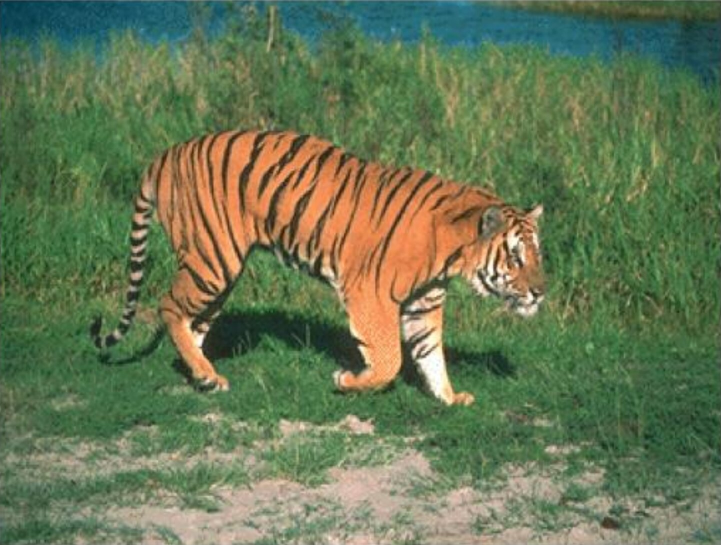
#> input picture src/Question3/Tiger.jpg, 1442 x 1089 px (shown at 1/2 size)
$ python 3c.py
#> lines starting #> are read from the running program, lines starting #| are printed output that depends on the picture; after the words box and inside, x2 and y2 are one past the last pixel; in counts of white or black regions, pixels touching at a corner belong together
import os
import cv2
import numpy as np
from skimage.segmentation import slic
from skimage.color import rgb2lab
from sklearn.cluster import KMeans
import matplotlib.pyplot as plt

# ---------- CONFIG ----------
IMAGE_PATH = "Tiger.jpg"
OUTPUT_PATH = "segmented_auto_no_shadow.png"
USE_AUTO_MAPPING = True
N_SEGMENTS = 800
K_CLUSTERS = 4
CLAHE = True

# ---------- pattern generators ----------
def diagonal_stripes(h, w, stripe_w=12, col1=(255,140,0), col2=(0,0,0)):
    X, Y = np.meshgrid(np.arange(w), np.arange(h))
    diag = ((X + Y) // stripe_w) % 2
    canvas = np.zeros((h, w, 3), dtype=np.uint8)
    canvas[diag == 0] = col1
    canvas[diag == 1] = col2
    return canvas

def crosshatch(h, w, spacing=12, line_col=(0,100,0), bg_col=(200,255,200), thickness=2):
    canvas = np.full((h, w, 3), bg_col, dtype=np.uint8)
    for x in range(-h, w, spacing):
        cv2.line(canvas, (x, 0), (x + h, h), line_col, thickness)
    for x in range(0, w + h, spacing):
        cv2.line(canvas, (x, 0), (x - h, h), line_col, thickness)
    return canvas

def dotted(h, w, spacing=16, dot_col=(150,110,80), bg_col=(245,240,230), r=3):
    canvas = np.full((h, w, 3), bg_col, dtype=np.uint8)
    for y in range(spacing//2, h, spacing):
        for x in range(spacing//2, w, spacing):
            cv2.circle(canvas, (x, y), r, dot_col, -1)
    return canvas

def solid_blue(h, w, color=(30,144,255)):
    canvas = np.full((h, w, 3), color, dtype=np.uint8)
    return canvas

# ---------- helpers ----------
def clean_mask_bool(mask_bool, ksize=5):
    m = (mask_bool.astype(np.uint8) * 255)
    kernel = cv2.getStructuringElement(cv2.MORPH_ELLIPSE, (ksize, ksize))
    m = cv2.morphologyEx(m, cv2.MORPH_OPEN, kernel, iterations=1)
    m = cv2.morphologyEx(m, cv2.MORPH_CLOSE, kernel, iterations=1)
    return (m > 0)

def apply_pattern_rgb(base_bgr, mask_bool, pattern_rgb, alpha=1.0):
    base_rgb = cv2.cvtColor(base_bgr, cv2.COLOR_BGR2RGB)
    pat = cv2.resize(pattern_rgb, (base_rgb.shape[1], base_rgb.shape[0]))
    out = base_rgb.copy()
    for c in range(3):
        out[:,:,c][mask_bool] = (alpha * pat[:,:,c][mask_bool] + (1-alpha) * out[:,:,c][mask_bool]).astype(np.uint8)
    return cv2.cvtColor(out, cv2.COLOR_RGB2BGR)

def apply_clahe_bgr(img_bgr):
    lab = cv2.cvtColor(img_bgr, cv2.COLOR_BGR2LAB)
    l, a, b = cv2.split(lab)
    clahe = cv2.createCLAHE(clipLimit=2.0, tileGridSize=(8,8))
    l2 = clahe.apply(l)
    lab2 = cv2.merge((l2, a, b))
    return cv2.cvtColor(lab2, cv2.COLOR_LAB2BGR)

# ---------- segmentation ----------
def superpixel_kmeans(img_bgr, n_segments=700, k=4):
    img_rgb = cv2.cvtColor(img_bgr, cv2.COLOR_BGR2RGB)
    segments = slic(img_rgb, n_segments=n_segments, compactness=10, start_label=0)
    lab = rgb2lab(img_rgb)
    sp_ids = np.unique(segments)
    feats = np.array([lab[segments == s].mean(axis=0) for s in sp_ids], dtype=np.float32)
    km = KMeans(n_clusters=k, random_state=0).fit(feats)
    labels = np.zeros(segments.shape, dtype=np.int32)
    for idx, s in enumerate(sp_ids):
        labels[segments == s] = int(km.labels_[idx])
    return labels, km.cluster_centers_

def compute_cluster_mean_hsv(img_bgr, labels, k):
    img_hsv = cv2.cvtColor(img_bgr, cv2.COLOR_BGR2HSV)
    centers_hsv = []
    for i in range(k):
        mask = (labels == i)
        if mask.sum() == 0:
            centers_hsv.append((0,0,0))
            continue
        vals = img_hsv[mask]
        mean = vals.mean(axis=0).astype(int)
        centers_hsv.append(tuple(int(x) for x in mean))
    return centers_hsv

def auto_map_by_hue(centers_hsv):
    mapping = {}
    hues = np.array([c[0] for c in centers_hsv])
    sats = np.array([c[1] for c in centers_hsv])
    assigned = set()
    for i,(h,s) in enumerate(zip(hues,sats)):
        if 90 <= h <= 140 and s > 40:
            mapping[i] = 'water'; assigned.add(i); break
    for i,(h,s) in enumerate(zip(hues,sats)):
        if i in assigned: continue
        if 35 <= h <= 90 and s > 40:
            mapping[i] = 'grass'; assigned.add(i); break
    for i,(h,s) in enumerate(zip(hues,sats)):
        if i in assigned: continue
        if (h <= 25 or h >= 160) and s > 40:
            mapping[i] = 'tiger'; assigned.add(i); break
    for i in range(len(centers_hsv)):
        if i not in assigned:
            mapping[i] = 'ground'
    return mapping

# ---------- GrabCut refine ----------
def refine_with_grabcut(img_bgr, init_mask_bool, iter_count=7):
    h, w = init_mask_bool.shape
    gc_mask = np.full((h, w), cv2.GC_PR_BGD, dtype=np.uint8)
    gc_mask[init_mask_bool] = cv2.GC_PR_FGD
    sure_fg = cv2.erode(init_mask_bool.astype(np.uint8), cv2.getStructuringElement(cv2.MORPH_ELLIPSE, (7,7)), iterations=2).astype(bool)
    gc_mask[sure_fg] = cv2.GC_FGD
    bgdModel = np.zeros((1,65), np.float64)
    fgdModel = np.zeros((1,65), np.float64)
    cv2.grabCut(img_bgr, gc_mask, None, bgdModel, fgdModel, iter_count, cv2.GC_INIT_WITH_MASK)
    res_mask = (gc_mask == cv2.GC_FGD) | (gc_mask == cv2.GC_PR_FGD)
    return res_mask

# ---------- remove shadows under feet (focused) ----------
def remove_shadows_under_feet(img_bgr, tiger_mask_bool, v_thresh=70, y_expand=10, down_shift=30, min_area=200):
    h, w = tiger_mask_bool.shape
    hsv = cv2.cvtColor(img_bgr, cv2.COLOR_BGR2HSV)
    V = hsv[:, :, 2]
    ys, xs = np.where(tiger_mask_bool)
    if len(xs) == 0:
        return tiger_mask_bool
    x0, x1 = max(xs.min() - 5, 0), min(xs.max() + 5, w - 1)
    y0, y1 = max(ys.min() - y_expand, 0), min(ys.max() + y_expand, h - 1)
    y0_shift = min(h - 1, y0 + down_shift)
    y1_shift = min(h - 1, y1 + down_shift)
    if y0_shift > y1_shift:
        y0_shift = max(y0, 0)
        y1_shift = min(y1 + down_shift, h - 1)
    roi_v = V[y0_shift:y1_shift+1, x0:x1+1]
    shadow_roi = (roi_v < v_thresh)
    shadow_mask = np.zeros_like(tiger_mask_bool)
    shadow_mask[y0_shift:y1_shift+1, x0:x1+1] = shadow_roi
    kernel = cv2.getStructuringElement(cv2.MORPH_ELLIPSE, (15, 5))
    dilated = cv2.dilate(tiger_mask_bool.astype(np.uint8), kernel, iterations=1).astype(bool)
    candidate = shadow_mask & dilated
    candidate_uint = (candidate.astype(np.uint8) * 255)
    num_labels, labels_im = cv2.connectedComponents(candidate_uint)
    cleaned = np.zeros_like(candidate)
    for lab in range(1, num_labels):
        comp = (labels_im == lab)
        if comp.sum() >= min_area:
            cleaned |= comp
    new_mask = tiger_mask_bool & (~cleaned)
    sure_fg = cv2.erode(new_mask.astype(np.uint8), cv2.getStructuringElement(cv2.MORPH_ELLIPSE, (5,5)), iterations=1) > 0
    new_mask = cv2.dilate(sure_fg.astype(np.uint8), cv2.getStructuringElement(cv2.MORPH_ELLIPSE, (5,5)), iterations=2) > 0
    new_mask = clean_mask_bool(new_mask, ksize=5)
    return new_mask

# ---------- explicit blue detection (river) ----------
def detect_blue_regions(img_bgr, h_low=80, h_high=160, s_min=30, v_min=30, min_comp_area=500):
    hsv = cv2.cvtColor(img_bgr, cv2.COLOR_BGR2HSV)
    h = hsv[:,:,0]; s = hsv[:,:,1]; v = hsv[:,:,2]
    blue_mask = ((h >= h_low) & (h <= h_high) & (s >= s_min) & (v >= v_min))
    kernel = cv2.getStructuringElement(cv2.MORPH_ELLIPSE, (7,7))
    blue_mask = cv2.morphologyEx((blue_mask.astype(np.uint8)*255), cv2.MORPH_CLOSE, kernel, iterations=1) > 0
    num_labels, labels_im = cv2.connectedComponents((blue_mask.astype(np.uint8)*255))
    cleaned = np.zeros_like(blue_mask)
    for lab in range(1, num_labels):
        comp = (labels_im == lab)
        if comp.sum() >= min_comp_area:
            cleaned |= comp
    return cleaned

# ---------- main ----------
def main():
    if not os.path.exists(IMAGE_PATH):
        raise FileNotFoundError(f"Image not found: {IMAGE_PATH}")

    img = cv2.imread(IMAGE_PATH)
#> img is the input picture: shape (1089, 1442, 3); mean B, G, R 84.1, 118.8, 103.4
    if img is None:
        raise RuntimeError("cv2.imread returned None. Check path/encoding.")

    img_proc = apply_clahe_bgr(img) if CLAHE else img.copy()
    labels, centers = superpixel_kmeans(img_proc, n_segments=N_SEGMENTS, k=K_CLUSTERS)
#> in superpixel_kmeans, `segments = slic(img_rgb, n_segments=n_segments, compactness=10, start_..`:
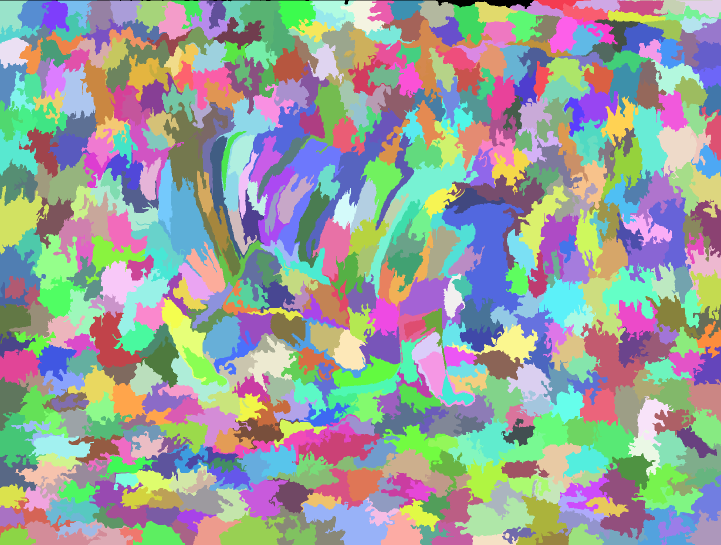
#> segments: shape (1089, 1442) int64 (shown at 1/2 size); 583 distinct labels, from 0 to 582; one colour per label, 0 black
#> in superpixel_kmeans, `sp_ids = np.unique(segments)`: sp_ids = 583 values from 0 to 582
#> in superpixel_kmeans, `feats = np.array([lab[segments == s].mean(axis=0) for s in sp_ids], dt..`: feats = 583 rows, first 8: [60.02, -12.56, -2.55], [53.41, -10.56, 16.24], [50.14, -10.23, 18.79], [52.87, -14.55, 15.38], [44.27, -15.49, 14.46], [17.8, -8.94, -13.29], [21.18, -10.6, -13.44], [26.67, -12.4, -13.95]
#> after the loop in superpixel_kmeans, `for idx, s in enumerate(sp_ids):`:
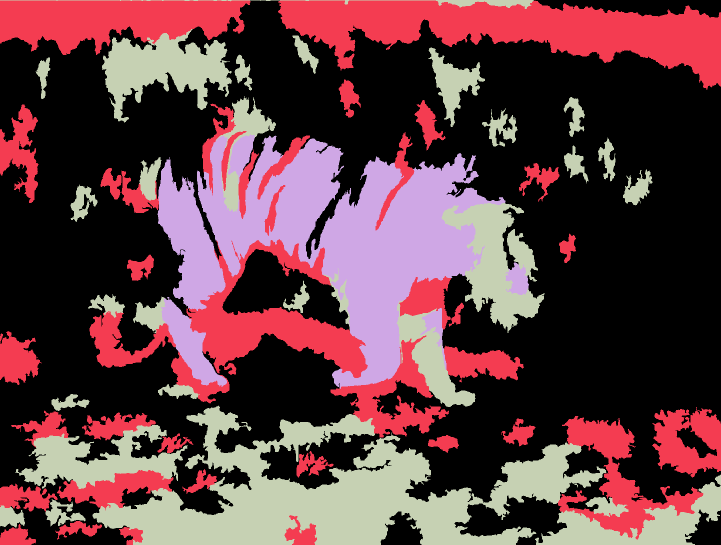
#> labels: shape (1089, 1442) int32 (shown at 1/2 size); 4 distinct labels, from 0 to 3; one colour per label, 0 black
#> centers = [[47.58, -19.17, 19.4], [30.22, -14, 5.28], [69.14, 17.8, 34.28], [68.39, -6.19, 15.36]]
    centers_hsv = compute_cluster_mean_hsv(img, labels, K_CLUSTERS)
#> the loop in compute_cluster_mean_hsv, `for i in range(k):` made 4 passes
#> mean on passes 1 to 4: [51, 96, 116], [65, 118, 96], [13, 142, 197], [31, 62, 159]
#> pass 1, in compute_cluster_mean_hsv, `mask = (labels == i)`:
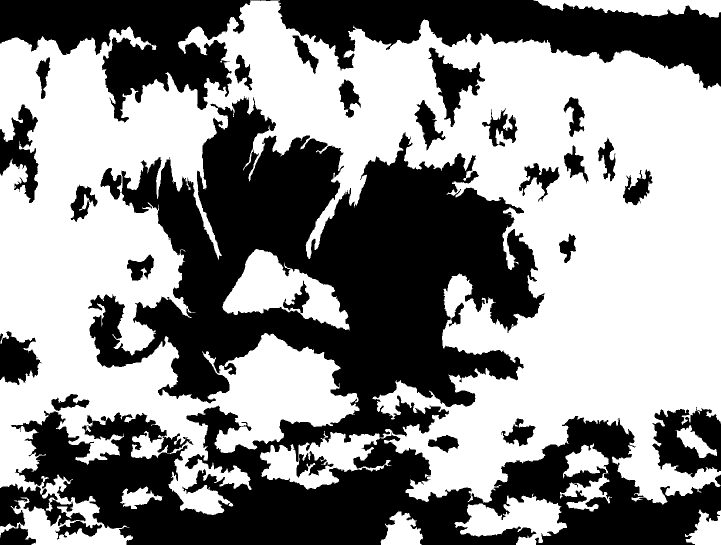
#> mask: shape (1089, 1442) bool (shown at 1/2 size); 55.3% white; 29 black regions, largest, box (x1, y1, x2, y2) and area: (22, 192, 1442, 1089) 489789, (0, 0, 1442, 245) 138447, (1304, 814, 1442, 955) 12259
#> after the loop in compute_cluster_mean_hsv, `for i in range(k):`: centers_hsv = [(51, 96, 116), (65, 118, 96), (13, 142, 197), (31, 62, 159)]
    mapping = auto_map_by_hue(centers_hsv) if USE_AUTO_MAPPING else {i: 'ground' for i in range(K_CLUSTERS)}
#> in auto_map_by_hue, `hues = np.array([c[0] for c in centers_hsv])`: hues = [51, 65, 13, 31]
#> in auto_map_by_hue, `sats = np.array([c[1] for c in centers_hsv])`: sats = [96, 118, 142, 62]
#> the loop in auto_map_by_hue, `for i,(h,s) in enumerate(zip(hues,sats)):` made 4 passes
#> (h, s) on passes 1 to 4: (51, 96), (65, 118), (13, 142), (31, 62)
#> after the loop in auto_map_by_hue, `for i,(h,s) in enumerate(zip(hues,sats)):`: assigned = 0 items
#> the loop in auto_map_by_hue, `for i,(h,s) in enumerate(zip(hues,sats)):` made 1 pass
#> after the loop in auto_map_by_hue, `for i,(h,s) in enumerate(zip(hues,sats)):`: assigned = 1 item; mapping = {0: 'grass'}
#> the loop in auto_map_by_hue, `for i,(h,s) in enumerate(zip(hues,sats)):` made 3 passes
#> after the loop in auto_map_by_hue, `for i,(h,s) in enumerate(zip(hues,sats)):`: assigned = 2 items; mapping = {0: 'grass', 2: 'tiger'}
#> the loop in auto_map_by_hue, `for i in range(len(centers_hsv)):` made 4 passes
#> after the loop in auto_map_by_hue, `for i in range(len(centers_hsv)):`: mapping = {0: 'grass', 2: 'tiger', 1: 'ground', 3: 'ground'}
#> mapping = {0: 'grass', 2: 'tiger', 1: 'ground', 3: 'ground'}

    h, w = labels.shape
    mask_tiger = np.zeros((h,w), dtype=bool)
    mask_grass = np.zeros((h,w), dtype=bool)
    mask_water = np.zeros((h,w), dtype=bool)
    mask_ground = np.zeros((h,w), dtype=bool)
    for i, role in mapping.items():
        if role == 'tiger':
            mask_tiger |= (labels == i)
        elif role == 'grass':
            mask_grass |= (labels == i)
        elif role == 'water':
            mask_water |= (labels == i)
        else:
            mask_ground |= (labels == i)
#> this loop made 4 passes
#> role on passes 1, 4: 'grass', 'ground'
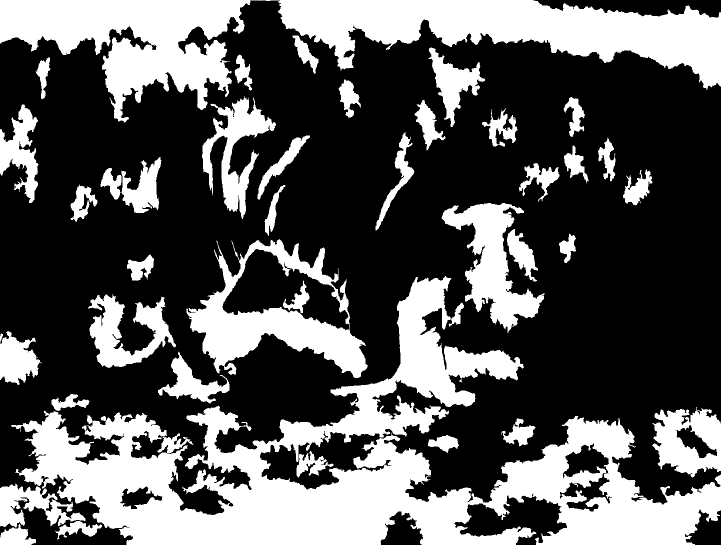
#> mask_ground: shape (1089, 1442) bool (shown at 1/2 size); 34.8% white; 39 white regions, largest, box (x1, y1, x2, y2) and area: (22, 552, 1442, 1089) 234577, (0, 0, 1442, 245) 138447, (373, 478, 736, 756) 35259
#> mask_water: shape (1089, 1442) bool; every value is 0

    mask_tiger = clean_mask_bool(mask_tiger, ksize=5)
    mask_grass = clean_mask_bool(mask_grass, ksize=5)
    mask_water = clean_mask_bool(mask_water, ksize=5)
    mask_ground = clean_mask_bool(mask_ground, ksize=5)

    blue_mask = detect_blue_regions(img)
#> in detect_blue_regions, `v = hsv[:, :, 2]`:
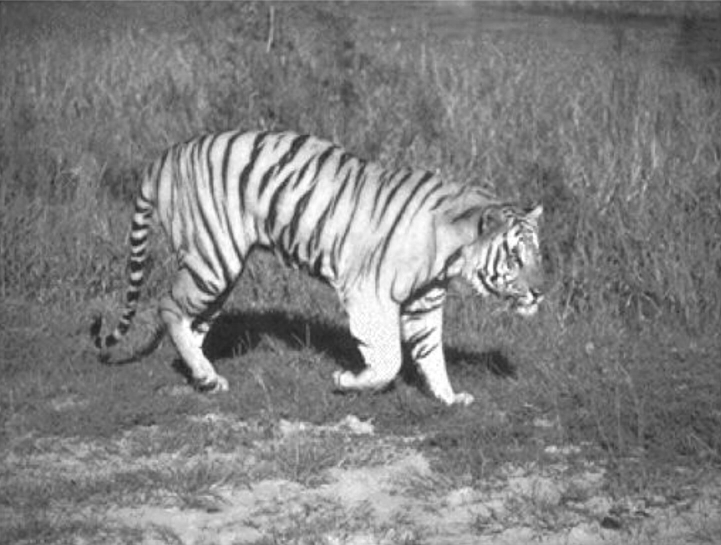
#> v: shape (1089, 1442) (shown at 1/2 size); min 31, max 255, mean 128.3
#> in detect_blue_regions, `num_labels, labels_im = cv2.connectedComponents((blue_mask.astype(np.u..`:
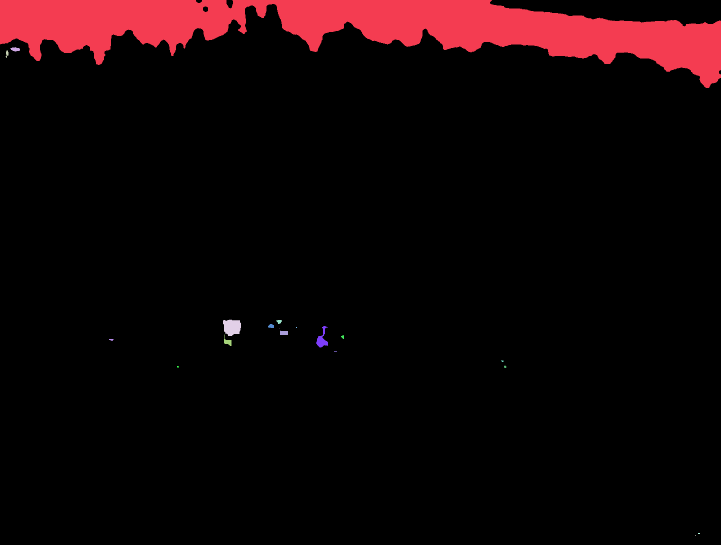
#> labels_im: shape (1089, 1442) int32 (shown at 1/2 size); 20 distinct labels, from 0 to 19; one colour per label, 0 black
#> in detect_blue_regions, `num_labels, labels_im = cv2.connectedComponents((blue_mask.astype(np.u..`: num_labels = 20
    if blue_mask.sum() > 1000:
        mask_water = blue_mask
        mask_grass &= ~mask_water
#> mask_grass: shape (1089, 1442) bool; 54.3% white; 41 black regions (4 under 20 px), largest, box (x1, y1, x2, y2) and area: (0, 195, 1442, 1089) 508794, (0, 0, 1442, 244) 150726, (1306, 818, 1442, 955) 12460
        mask_ground &= ~mask_water
#> mask_ground: shape (1089, 1442) bool; 27.9% white; 72 white regions (18 under 20 px), largest, box (x1, y1, x2, y2) and area: (0, 554, 1442, 1089) 246352, (374, 479, 735, 756) 33680, (204, 75, 463, 244) 22502
        mask_tiger &= ~mask_water

    refined = refine_with_grabcut(img, mask_tiger, iter_count=8)
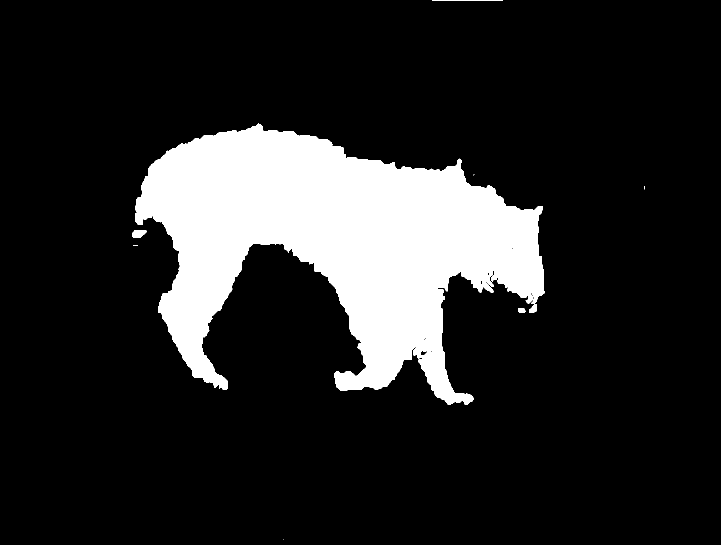
#> refined: shape (1089, 1442) bool (shown at 1/2 size); 15.3% white; 9 white regions (4 under 20 px), largest, box (x1, y1, x2, y2) and area: (270, 247, 1089, 810) 238759, (265, 460, 293, 475) 345, (1058, 609, 1074, 625) 190, (864, 0, 1006, 1) 142, (1036, 616, 1051, 625) 122
    refined = clean_mask_bool(refined, ksize=5)

    # remove shadows under feet (focused)
    refined_no_shadow = remove_shadows_under_feet(img, refined,
                                                  v_thresh=70,
                                                  y_expand=8,
                                                  down_shift=30,
                                                  min_area=150)
#> in remove_shadows_under_feet, `x0, x1 = max(xs.min() - 5, 0), min(xs.max() + 5, w - 1)`: x0 = 260; x1 = 1093
#> in remove_shadows_under_feet, `y0, y1 = max(ys.min() - y_expand, 0), min(ys.max() + y_expand, h - 1)`: y0 = 239; y1 = 817
#> in remove_shadows_under_feet, `y0_shift = min(h - 1, y0 + down_shift)`: y0_shift = 269
#> in remove_shadows_under_feet, `y1_shift = min(h - 1, y1 + down_shift)`: y1_shift = 847
#> in remove_shadows_under_feet, `num_labels, labels_im = cv2.connectedComponents(candidate_uint)`: num_labels = 189
    refined_no_shadow = clean_mask_bool(refined_no_shadow, ksize=5)

    mask_grass &= ~refined_no_shadow
    mask_ground &= ~refined_no_shadow
    mask_water &= ~refined_no_shadow

    mask_grass = clean_mask_bool(mask_grass, ksize=5)
    mask_ground = clean_mask_bool(mask_ground, ksize=5)
    mask_water = clean_mask_bool(mask_water, ksize=5)

    stripe = diagonal_stripes(h, w, stripe_w=12, col1=(255,140,0), col2=(0,0,0))
    hatch = crosshatch(h, w, spacing=12, line_col=(0,100,0), bg_col=(200,255,200), thickness=2)
    dots = dotted(h, w, spacing=16, dot_col=(150,110,80), bg_col=(245,240,230), r=3)
    blue = solid_blue(h, w, color=(30,144,255))

    base = cv2.GaussianBlur(img, (5,5), 0)
    out = base.copy()

    out = apply_pattern_rgb(out, mask_water, blue, alpha=1.0)
    out = apply_pattern_rgb(out, mask_ground, dots, alpha=1.0)
    out = apply_pattern_rgb(out, mask_grass, hatch, alpha=1.0)
    out = apply_pattern_rgb(out, refined_no_shadow, stripe, alpha=0.95)

    cv2.imwrite(OUTPUT_PATH, out)
    cv2.imwrite("debug_tiger_mask.png", (refined_no_shadow.astype(np.uint8)*255))
    cv2.imwrite("debug_water_mask.png", (mask_water.astype(np.uint8)*255))

    plt.figure(figsize=(12,6))
    plt.subplot(1,2,1); plt.imshow(cv2.cvtColor(img, cv2.COLOR_BGR2RGB)); plt.title("Original"); plt.axis('off')
    plt.subplot(1,2,2); plt.imshow(cv2.cvtColor(out, cv2.COLOR_BGR2RGB)); plt.title("Result"); plt.axis('off')
    plt.tight_layout(); plt.show()

if __name__ == "__main__":
    main()
